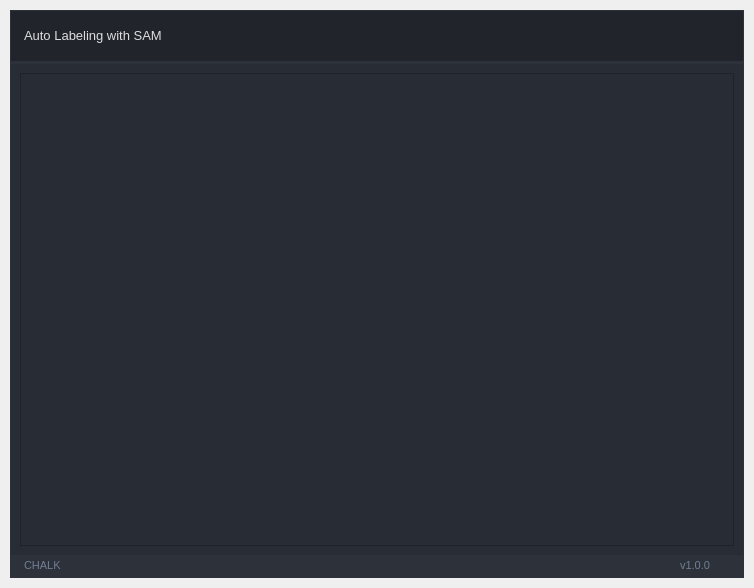
<?xml version="1.0" encoding="UTF-8"?>
<ui version="4.0">
 <author>Wanderson M. Pimenta</author>
 <class>SAMWindow</class>
 <widget class="QMainWindow" name="SAMWindow">
  <property name="geometry">
   <rect>
    <x>0</x>
    <y>0</y>
    <width>754</width>
    <height>588</height>
   </rect>
  </property>
  <property name="sizePolicy">
   <sizepolicy hsizetype="Fixed" vsizetype="Fixed">
    <horstretch>0</horstretch>
    <verstretch>0</verstretch>
   </sizepolicy>
  </property>
  <property name="minimumSize">
   <size>
    <width>300</width>
    <height>280</height>
   </size>
  </property>
  <property name="windowTitle">
   <string>MainWindow</string>
  </property>
  <widget class="QWidget" name="styleSheet">
   <property name="font">
    <font>
     <family>Segoe UI</family>
     <pointsize>10</pointsize>
     <italic>false</italic>
     <bold>false</bold>
    </font>
   </property>
   <property name="styleSheet">
    <string notr="true">/* /////////////////////////////////////////////////////////////////////////////////////////////////

SET APP STYLESHEET - FULL STYLES HERE
DARK THEME - DRACULA COLOR BASED

///////////////////////////////////////////////////////////////////////////////////////////////// */

QWidget{
	color: rgb(221, 221, 221);
	font: 10pt &quot;Segoe UI&quot;;
}

/* /////////////////////////////////////////////////////////////////////////////////////////////////
Tooltip */
QToolTip {
	color: #ffffff;
	background-color: rgba(33, 37, 43, 180);
	border: 1px solid rgb(44, 49, 58);
	background-image: none;
	background-position: left center;
    background-repeat: no-repeat;
	border: none;
	border-left: 2px solid rgb(255, 121, 198);
	text-align: left;
	padding-left: 8px;
	margin: 0px;
}

/* /////////////////////////////////////////////////////////////////////////////////////////////////
Bg App */
#bgApp {	
	background-color: rgb(40, 44, 52);
	border: 1px solid rgb(44, 49, 58);
}

/* /////////////////////////////////////////////////////////////////////////////////////////////////
Left Menu */
#leftMenuBg {	
	background-color: rgb(33, 37, 43);
}
#topLogo {
	background-color: rgb(33, 37, 43);
	background-image: url(:/images/images/images/PyDracula.png);
	background-position: centered;
	background-repeat: no-repeat;
}
#titleLeftApp { font: 63 12pt &quot;Segoe UI Semibold&quot;; }
#titleLeftDescription { font: 8pt &quot;Segoe UI&quot;; color: rgb(189, 147, 249); }

/* MENUS */
#topMenu .QPushButton {	
	background-position: left center;
    background-repeat: no-repeat;
	border: none;
	border-left: 22px solid transparent;
	background-color: transparent;
	text-align: left;
	padding-left: 44px;
}
#topMenu .QPushButton:hover {
	background-color: rgb(40, 44, 52);
}
#topMenu .QPushButton:pressed {	
	background-color: rgb(189, 147, 249);
	color: rgb(255, 255, 255);
}
#bottomMenu .QPushButton {	
	background-position: left center;
    background-repeat: no-repeat;
	border: none;
	border-left: 20px solid transparent;
	background-color:transparent;
	text-align: left;
	padding-left: 44px;
}
#bottomMenu .QPushButton:hover {
	background-color: rgb(40, 44, 52);
}
#bottomMenu .QPushButton:pressed {	
	background-color: rgb(189, 147, 249);
	color: rgb(255, 255, 255);
}
#leftMenuFrame{
	border-top: 3px solid rgb(44, 49, 58);
}

/* Toggle Button */
#toggleButton {
	background-position: left center;
    background-repeat: no-repeat;
	border: none;
	border-left: 20px solid transparent;
	background-color: rgb(37, 41, 48);
	text-align: left;
	padding-left: 44px;
	color: rgb(113, 126, 149);
}
#toggleButton:hover {
	background-color: rgb(40, 44, 52);
}
#toggleButton:pressed {
	background-color: rgb(189, 147, 249);
}

/* scrollArea */
#scrollArea {
background-color: rgb(40, 44, 52);
}

/* scrollArea */
#label {
background-color: rgb(40, 44, 52);
}

#pagesContainer{
background-color: rgb(40, 44, 52);
}

/* Title Menu */
#titleRightInfo { padding-left: 10px; }


/* /////////////////////////////////////////////////////////////////////////////////////////////////
Extra Tab */
#extraLeftBox {	
	background-color: rgb(44, 49, 58);
}
#extraTopBg{	
	background-color: rgb(189, 147, 249)
}

/* Icon */
#extraIcon {
	background-position: center;
	background-repeat: no-repeat;
	background-image: url(:/icons/images/icons/icon_settings.png);
}

/* Label */
#extraLabel { color: rgb(255, 255, 255); }

/* Btn Close */
#extraCloseColumnBtn { background-color: rgba(255, 255, 255, 0); border: none;  border-radius: 5px; }
#extraCloseColumnBtn:hover { background-color: rgb(196, 161, 249); border-style: solid; border-radius: 4px; }
#extraCloseColumnBtn:pressed { background-color: rgb(180, 141, 238); border-style: solid; border-radius: 4px; }

/* Extra Content */
#extraContent{
	border-top: 3px solid rgb(40, 44, 52);
}

/* Extra Top Menus */
#extraTopMenu .QPushButton {
background-position: left center;
    background-repeat: no-repeat;
	border: none;
	border-left: 22px solid transparent;
	background-color:transparent;
	text-align: left;
	padding-left: 44px;
}
#extraTopMenu .QPushButton:hover {
	background-color: rgb(40, 44, 52);
}
#extraTopMenu .QPushButton:pressed {	
	background-color: rgb(189, 147, 249);
	color: rgb(255, 255, 255);
}

/* /////////////////////////////////////////////////////////////////////////////////////////////////
Content App */
#contentTopBg{	
	background-color: rgb(33, 37, 43);
}
#contentBottom{
	border-top: 3px solid rgb(44, 49, 58);
}

/* Top Buttons */
#rightButtons .QPushButton { background-color: rgba(255, 255, 255, 0); border: none;  border-radius: 5px; }
#rightButtons .QPushButton:hover { background-color: rgb(44, 49, 57); border-style: solid; border-radius: 4px; }
#rightButtons .QPushButton:pressed { background-color: rgb(23, 26, 30); border-style: solid; border-radius: 4px; }

/* Theme Settings */
#extraRightBox { background-color: rgb(44, 49, 58); }
#themeSettingsTopDetail { background-color: rgb(189, 147, 249); }

/* Bottom Bar */
#bottomBar { background-color: rgb(44, 49, 58); }
#bottomBar QLabel { font-size: 11px; color: rgb(113, 126, 149); padding-left: 10px; padding-right: 10px; padding-bottom: 2px; }

/* CONTENT SETTINGS */
/* MENUS */
#contentSettings .QPushButton {	
	background-position: left center;
    background-repeat: no-repeat;
	border: none;
	border-left: 22px solid transparent;
	background-color:transparent;
	text-align: left;
	padding-left: 44px;
}
#contentSettings .QPushButton:hover {
	background-color: rgb(40, 44, 52);
}
#contentSettings .QPushButton:pressed {	
	background-color: rgb(189, 147, 249);
	color: rgb(255, 255, 255);
}

/* /////////////////////////////////////////////////////////////////////////////////////////////////
QTableWidget */
QTableWidget {	
	background-color: transparent;
	padding: 10px;
	border-radius: 5px;
	gridline-color: rgb(44, 49, 58);
	border-bottom: 1px solid rgb(44, 49, 60);
}
QTableWidget::item{
	border-color: rgb(44, 49, 60);
	padding-left: 5px;
	padding-right: 5px;
	gridline-color: rgb(44, 49, 60);
}
QTableWidget::item:selected{
	background-color: rgb(189, 147, 249);
}
QHeaderView::section{
	background-color: rgb(33, 37, 43);
	max-width: 30px;
	border: 1px solid rgb(44, 49, 58);
	border-style: none;
    border-bottom: 1px solid rgb(44, 49, 60);
    border-right: 1px solid rgb(44, 49, 60);
}
QTableWidget::horizontalHeader {	
	background-color: rgb(33, 37, 43);
}
QHeaderView::section:horizontal
{
    border: 1px solid rgb(33, 37, 43);
	background-color: rgb(33, 37, 43);
	padding: 3px;
	border-top-left-radius: 7px;
    border-top-right-radius: 7px;
}
QHeaderView::section:vertical
{
    border: 1px solid rgb(44, 49, 60);
}

/* /////////////////////////////////////////////////////////////////////////////////////////////////
LineEdit */
QLineEdit {
	background-color: rgb(33, 37, 43);
	border-radius: 5px;
	border: 2px solid rgb(33, 37, 43);
	padding-left: 10px;
	selection-color: rgb(255, 255, 255);
	selection-background-color: rgb(255, 121, 198);
}
QLineEdit:hover {
	border: 2px solid rgb(64, 71, 88);
}
QLineEdit:focus {
	border: 2px solid rgb(91, 101, 124);
}

/* /////////////////////////////////////////////////////////////////////////////////////////////////
PlainTextEdit */
QPlainTextEdit {
	background-color: rgb(27, 29, 35);
	border-radius: 5px;
	padding: 10px;
	selection-color: rgb(255, 255, 255);
	selection-background-color: rgb(255, 121, 198);
}
QPlainTextEdit  QScrollBar:vertical {
    width: 8px;
 }
QPlainTextEdit  QScrollBar:horizontal {
    height: 8px;
 }
QPlainTextEdit:hover {
	border: 2px solid rgb(64, 71, 88);
}
QPlainTextEdit:focus {
	border: 2px solid rgb(91, 101, 124);
}

/* /////////////////////////////////////////////////////////////////////////////////////////////////
ScrollBars */
QScrollBar:horizontal {
    border: none;
    background: rgb(52, 59, 72);
    height: 8px;
    margin: 0px 21px 0 21px;
	border-radius: 0px;
}
QScrollBar::handle:horizontal {
    background: rgb(189, 147, 249);
    min-width: 25px;
	border-radius: 4px
}
QScrollBar::add-line:horizontal {
    border: none;
    background: rgb(55, 63, 77);
    width: 20px;
	border-top-right-radius: 4px;
    border-bottom-right-radius: 4px;
    subcontrol-position: right;
    subcontrol-origin: margin;
}
QScrollBar::sub-line:horizontal {
    border: none;
    background: rgb(55, 63, 77);
    width: 20px;
	border-top-left-radius: 4px;
    border-bottom-left-radius: 4px;
    subcontrol-position: left;
    subcontrol-origin: margin;
}
QScrollBar::up-arrow:horizontal, QScrollBar::down-arrow:horizontal
{
     background: none;
}
QScrollBar::add-page:horizontal, QScrollBar::sub-page:horizontal
{
     background: none;
}
 QScrollBar:vertical {
	border: none;
    background: rgb(52, 59, 72);
    width: 8px;
    margin: 21px 0 21px 0;
	border-radius: 0px;
 }
 QScrollBar::handle:vertical {	
	background: rgb(189, 147, 249);
    min-height: 25px;
	border-radius: 4px
 }
 QScrollBar::add-line:vertical {
     border: none;
    background: rgb(55, 63, 77);
     height: 20px;
	border-bottom-left-radius: 4px;
    border-bottom-right-radius: 4px;
     subcontrol-position: bottom;
     subcontrol-origin: margin;
 }
 QScrollBar::sub-line:vertical {
	border: none;
    background: rgb(55, 63, 77);
     height: 20px;
	border-top-left-radius: 4px;
    border-top-right-radius: 4px;
     subcontrol-position: top;
     subcontrol-origin: margin;
 }
 QScrollBar::up-arrow:vertical, QScrollBar::down-arrow:vertical {
     background: none;
 }

 QScrollBar::add-page:vertical, QScrollBar::sub-page:vertical {
     background: none;
 }

/* /////////////////////////////////////////////////////////////////////////////////////////////////
CheckBox */
QCheckBox::indicator {
    border: 3px solid rgb(52, 59, 72);
	width: 15px;
	height: 15px;
	border-radius: 10px;
    background: rgb(44, 49, 60);
}
QCheckBox::indicator:hover {
    border: 3px solid rgb(58, 66, 81);
}
QCheckBox::indicator:checked {
    background: 3px solid rgb(52, 59, 72);
	border: 3px solid rgb(52, 59, 72);	
	background-image: url(:/icons/images/icons/cil-check-alt.png);
}

/* /////////////////////////////////////////////////////////////////////////////////////////////////
RadioButton */
QRadioButton::indicator {
    border: 3px solid rgb(52, 59, 72);
	width: 15px;
	height: 15px;
	border-radius: 10px;
    background: rgb(44, 49, 60);
}
QRadioButton::indicator:hover {
    border: 3px solid rgb(58, 66, 81);
}
QRadioButton::indicator:checked {
    background: 3px solid rgb(94, 106, 130);
	border: 3px solid rgb(52, 59, 72);	
}

/* /////////////////////////////////////////////////////////////////////////////////////////////////
ComboBox */
QComboBox{
	background-color: rgb(27, 29, 35);
	border-radius: 5px;
	border: 2px solid rgb(33, 37, 43);
	padding: 5px;
	padding-left: 10px;
}
QComboBox:hover{
	border: 2px solid rgb(64, 71, 88);
}
QComboBox::drop-down {
	subcontrol-origin: padding;
	subcontrol-position: top right;
	width: 25px; 
	border-left-width: 3px;
	border-left-color: rgba(39, 44, 54, 150);
	border-left-style: solid;
	border-top-right-radius: 3px;
	border-bottom-right-radius: 3px;	
	background-image: url(:/icons/images/icons/cil-arrow-bottom.png);
	background-position: center;
	background-repeat: no-reperat;
 }
QComboBox QAbstractItemView {
	color: rgb(255, 121, 198);	
	background-color: rgb(33, 37, 43);
	padding: 10px;
	selection-background-color: rgb(39, 44, 54);
}

/* /////////////////////////////////////////////////////////////////////////////////////////////////
Sliders */
QSlider::groove:horizontal {
    border-radius: 5px;
    height: 10px;
	margin: 0px;
	background-color: rgb(52, 59, 72);
}
QSlider::groove:horizontal:hover {
	background-color: rgb(55, 62, 76);
}
QSlider::handle:horizontal {
    background-color: rgb(189, 147, 249);
    border: none;
    height: 10px;
    width: 10px;
    margin: 0px;
	border-radius: 5px;
}
QSlider::handle:horizontal:hover {
    background-color: rgb(195, 155, 255);
}
QSlider::handle:horizontal:pressed {
    background-color: rgb(255, 121, 198);
}

QSlider::groove:vertical {
    border-radius: 5px;
    width: 10px;
    margin: 0px;
	background-color: rgb(52, 59, 72);
}
QSlider::groove:vertical:hover {
	background-color: rgb(55, 62, 76);
}
QSlider::handle:vertical {
    background-color: rgb(189, 147, 249);
	border: none;
    height: 10px;
    width: 10px;
    margin: 0px;
	border-radius: 5px;
}
QSlider::handle:vertical:hover {
    background-color: rgb(195, 155, 255);
}
QSlider::handle:vertical:pressed {
    background-color: rgb(255, 121, 198);
}

/* /////////////////////////////////////////////////////////////////////////////////////////////////
CommandLinkButton */
QCommandLinkButton {	
	color: rgb(255, 121, 198);
	border-radius: 5px;
	padding: 5px;
	color: rgb(255, 170, 255);
}
QCommandLinkButton:hover {	
	color: rgb(255, 170, 255);
	background-color: rgb(44, 49, 60);
}
QCommandLinkButton:pressed {	
	color: rgb(189, 147, 249);
	background-color: rgb(52, 58, 71);
}

/* /////////////////////////////////////////////////////////////////////////////////////////////////
Button */
#pagesContainer QPushButton {
	border: 2px solid rgb(52, 59, 72);
	border-radius: 5px;	
	background-color: rgb(52, 59, 72);
}
#pagesContainer QPushButton:hover {
	background-color: rgb(57, 65, 80);
	border: 2px solid rgb(61, 70, 86);
}
#pagesContainer QPushButton:pressed {	
	background-color: rgb(35, 40, 49);
	border: 2px solid rgb(43, 50, 61);
}

</string>
   </property>
   <layout class="QVBoxLayout" name="appMargins">
    <property name="spacing">
     <number>0</number>
    </property>
    <property name="leftMargin">
     <number>10</number>
    </property>
    <property name="topMargin">
     <number>10</number>
    </property>
    <property name="rightMargin">
     <number>10</number>
    </property>
    <property name="bottomMargin">
     <number>10</number>
    </property>
    <item>
     <widget class="QFrame" name="bgApp">
      <property name="enabled">
       <bool>true</bool>
      </property>
      <property name="sizePolicy">
       <sizepolicy hsizetype="Preferred" vsizetype="Preferred">
        <horstretch>0</horstretch>
        <verstretch>0</verstretch>
       </sizepolicy>
      </property>
      <property name="minimumSize">
       <size>
        <width>280</width>
        <height>270</height>
       </size>
      </property>
      <property name="styleSheet">
       <string notr="true"/>
      </property>
      <property name="frameShape">
       <enum>QFrame::NoFrame</enum>
      </property>
      <property name="frameShadow">
       <enum>QFrame::Raised</enum>
      </property>
      <layout class="QHBoxLayout" name="horizontalLayout_6">
       <property name="spacing">
        <number>0</number>
       </property>
       <property name="leftMargin">
        <number>0</number>
       </property>
       <property name="topMargin">
        <number>0</number>
       </property>
       <property name="rightMargin">
        <number>0</number>
       </property>
       <property name="bottomMargin">
        <number>0</number>
       </property>
       <item>
        <widget class="QFrame" name="contentBox">
         <property name="frameShape">
          <enum>QFrame::NoFrame</enum>
         </property>
         <property name="frameShadow">
          <enum>QFrame::Raised</enum>
         </property>
         <layout class="QVBoxLayout" name="verticalLayout_2">
          <property name="spacing">
           <number>0</number>
          </property>
          <property name="leftMargin">
           <number>0</number>
          </property>
          <property name="topMargin">
           <number>0</number>
          </property>
          <property name="rightMargin">
           <number>0</number>
          </property>
          <property name="bottomMargin">
           <number>0</number>
          </property>
          <item>
           <widget class="QFrame" name="contentTopBg">
            <property name="minimumSize">
             <size>
              <width>0</width>
              <height>50</height>
             </size>
            </property>
            <property name="maximumSize">
             <size>
              <width>16777215</width>
              <height>50</height>
             </size>
            </property>
            <property name="frameShape">
             <enum>QFrame::NoFrame</enum>
            </property>
            <property name="frameShadow">
             <enum>QFrame::Raised</enum>
            </property>
            <layout class="QHBoxLayout" name="horizontalLayout">
             <property name="spacing">
              <number>0</number>
             </property>
             <property name="leftMargin">
              <number>0</number>
             </property>
             <property name="topMargin">
              <number>0</number>
             </property>
             <property name="rightMargin">
              <number>10</number>
             </property>
             <property name="bottomMargin">
              <number>0</number>
             </property>
             <item>
              <widget class="QFrame" name="leftBox">
               <property name="sizePolicy">
                <sizepolicy hsizetype="Expanding" vsizetype="Preferred">
                 <horstretch>0</horstretch>
                 <verstretch>0</verstretch>
                </sizepolicy>
               </property>
               <property name="frameShape">
                <enum>QFrame::NoFrame</enum>
               </property>
               <property name="frameShadow">
                <enum>QFrame::Raised</enum>
               </property>
               <layout class="QHBoxLayout" name="horizontalLayout_3">
                <property name="spacing">
                 <number>0</number>
                </property>
                <property name="leftMargin">
                 <number>0</number>
                </property>
                <property name="topMargin">
                 <number>0</number>
                </property>
                <property name="rightMargin">
                 <number>0</number>
                </property>
                <property name="bottomMargin">
                 <number>0</number>
                </property>
                <item>
                 <widget class="QLabel" name="titleRightInfo">
                  <property name="sizePolicy">
                   <sizepolicy hsizetype="Preferred" vsizetype="Expanding">
                    <horstretch>0</horstretch>
                    <verstretch>0</verstretch>
                   </sizepolicy>
                  </property>
                  <property name="maximumSize">
                   <size>
                    <width>16777215</width>
                    <height>45</height>
                   </size>
                  </property>
                  <property name="font">
                   <font>
                    <family>Segoe UI</family>
                    <pointsize>10</pointsize>
                    <italic>false</italic>
                    <bold>false</bold>
                   </font>
                  </property>
                  <property name="text">
                   <string>&lt;html&gt;&lt;head/&gt;&lt;body&gt;&lt;p&gt;Auto Labeling with SAM &lt;/p&gt;&lt;/body&gt;&lt;/html&gt;</string>
                  </property>
                  <property name="alignment">
                   <set>Qt::AlignLeading|Qt::AlignLeft|Qt::AlignVCenter</set>
                  </property>
                 </widget>
                </item>
               </layout>
              </widget>
             </item>
             <item alignment="Qt::AlignRight">
              <widget class="QFrame" name="rightButtons">
               <property name="minimumSize">
                <size>
                 <width>0</width>
                 <height>28</height>
                </size>
               </property>
               <property name="frameShape">
                <enum>QFrame::NoFrame</enum>
               </property>
               <property name="frameShadow">
                <enum>QFrame::Raised</enum>
               </property>
               <layout class="QHBoxLayout" name="horizontalLayout_2">
                <property name="spacing">
                 <number>5</number>
                </property>
                <property name="leftMargin">
                 <number>0</number>
                </property>
                <property name="topMargin">
                 <number>0</number>
                </property>
                <property name="rightMargin">
                 <number>0</number>
                </property>
                <property name="bottomMargin">
                 <number>0</number>
                </property>
                <item>
                 <widget class="QPushButton" name="minimizeAppBtn">
                  <property name="minimumSize">
                   <size>
                    <width>28</width>
                    <height>28</height>
                   </size>
                  </property>
                  <property name="maximumSize">
                   <size>
                    <width>28</width>
                    <height>28</height>
                   </size>
                  </property>
                  <property name="cursor">
                   <cursorShape>PointingHandCursor</cursorShape>
                  </property>
                  <property name="toolTip">
                   <string>Minimize</string>
                  </property>
                  <property name="text">
                   <string/>
                  </property>
                  <property name="icon">
                   <iconset resource="../resources.qrc">
                    <normaloff>:/icons/images/icons/icon_minimize.png</normaloff>:/icons/images/icons/icon_minimize.png</iconset>
                  </property>
                  <property name="iconSize">
                   <size>
                    <width>20</width>
                    <height>20</height>
                   </size>
                  </property>
                 </widget>
                </item>
                <item>
                 <widget class="QPushButton" name="maximizeRestoreAppBtn">
                  <property name="minimumSize">
                   <size>
                    <width>28</width>
                    <height>28</height>
                   </size>
                  </property>
                  <property name="maximumSize">
                   <size>
                    <width>28</width>
                    <height>28</height>
                   </size>
                  </property>
                  <property name="font">
                   <font>
                    <family>Segoe UI</family>
                    <pointsize>10</pointsize>
                    <italic>false</italic>
                    <bold>false</bold>
                    <stylestrategy>PreferDefault</stylestrategy>
                   </font>
                  </property>
                  <property name="cursor">
                   <cursorShape>PointingHandCursor</cursorShape>
                  </property>
                  <property name="toolTip">
                   <string>Maximize</string>
                  </property>
                  <property name="styleSheet">
                   <string notr="true"/>
                  </property>
                  <property name="text">
                   <string/>
                  </property>
                  <property name="icon">
                   <iconset resource="../resources.qrc">
                    <normaloff>:/icons/images/icons/icon_maximize.png</normaloff>:/icons/images/icons/icon_maximize.png</iconset>
                  </property>
                  <property name="iconSize">
                   <size>
                    <width>20</width>
                    <height>20</height>
                   </size>
                  </property>
                 </widget>
                </item>
                <item>
                 <widget class="QPushButton" name="closeAppBtn">
                  <property name="minimumSize">
                   <size>
                    <width>28</width>
                    <height>28</height>
                   </size>
                  </property>
                  <property name="maximumSize">
                   <size>
                    <width>28</width>
                    <height>28</height>
                   </size>
                  </property>
                  <property name="cursor">
                   <cursorShape>PointingHandCursor</cursorShape>
                  </property>
                  <property name="toolTip">
                   <string>Close</string>
                  </property>
                  <property name="text">
                   <string/>
                  </property>
                  <property name="icon">
                   <iconset resource="../resources.qrc">
                    <normaloff>:/icons/images/icons/icon_close.png</normaloff>:/icons/images/icons/icon_close.png</iconset>
                  </property>
                  <property name="iconSize">
                   <size>
                    <width>20</width>
                    <height>20</height>
                   </size>
                  </property>
                 </widget>
                </item>
               </layout>
              </widget>
             </item>
            </layout>
           </widget>
          </item>
          <item>
           <widget class="QFrame" name="contentBottom">
            <property name="frameShape">
             <enum>QFrame::NoFrame</enum>
            </property>
            <property name="frameShadow">
             <enum>QFrame::Raised</enum>
            </property>
            <layout class="QVBoxLayout" name="verticalLayout_6">
             <property name="spacing">
              <number>0</number>
             </property>
             <property name="leftMargin">
              <number>0</number>
             </property>
             <property name="topMargin">
              <number>0</number>
             </property>
             <property name="rightMargin">
              <number>0</number>
             </property>
             <property name="bottomMargin">
              <number>0</number>
             </property>
             <item>
              <widget class="QFrame" name="content">
               <property name="styleSheet">
                <string notr="true">background-color: {rgb(33, 37, 43)};</string>
               </property>
               <property name="frameShape">
                <enum>QFrame::NoFrame</enum>
               </property>
               <property name="frameShadow">
                <enum>QFrame::Raised</enum>
               </property>
               <layout class="QHBoxLayout" name="horizontalLayout_4">
                <property name="spacing">
                 <number>0</number>
                </property>
                <property name="leftMargin">
                 <number>0</number>
                </property>
                <property name="topMargin">
                 <number>0</number>
                </property>
                <property name="rightMargin">
                 <number>0</number>
                </property>
                <property name="bottomMargin">
                 <number>0</number>
                </property>
                <item>
                 <widget class="QFrame" name="pagesContainer">
                  <property name="styleSheet">
                   <string notr="true">background-color: rgb(40, 44, 52);
</string>
                  </property>
                  <property name="frameShape">
                   <enum>QFrame::NoFrame</enum>
                  </property>
                  <property name="frameShadow">
                   <enum>QFrame::Sunken</enum>
                  </property>
                  <property name="lineWidth">
                   <number>0</number>
                  </property>
                  <layout class="QGridLayout" name="gridLayout">
                   <property name="leftMargin">
                    <number>9</number>
                   </property>
                   <property name="topMargin">
                    <number>9</number>
                   </property>
                   <property name="rightMargin">
                    <number>9</number>
                   </property>
                   <property name="bottomMargin">
                    <number>9</number>
                   </property>
                   <item row="0" column="0">
                    <widget class="QScrollArea" name="scrollArea">
                     <property name="autoFillBackground">
                      <bool>false</bool>
                     </property>
                     <property name="styleSheet">
                      <string notr="true"/>
                     </property>
                     <property name="frameShape">
                      <enum>QFrame::NoFrame</enum>
                     </property>
                     <property name="frameShadow">
                      <enum>QFrame::Plain</enum>
                     </property>
                     <property name="lineWidth">
                      <number>0</number>
                     </property>
                     <property name="widgetResizable">
                      <bool>true</bool>
                     </property>
                     <widget class="QWidget" name="scrollAreaWidgetContents_3">
                      <property name="geometry">
                       <rect>
                        <x>0</x>
                        <y>0</y>
                        <width>714</width>
                        <height>473</height>
                       </rect>
                      </property>
                      <property name="styleSheet">
                       <string notr="true">background-color: {rgb(33, 37, 43)};</string>
                      </property>
                      <layout class="QGridLayout" name="gridLayout_2">
                       <property name="leftMargin">
                        <number>0</number>
                       </property>
                       <property name="topMargin">
                        <number>0</number>
                       </property>
                       <property name="rightMargin">
                        <number>0</number>
                       </property>
                       <property name="bottomMargin">
                        <number>0</number>
                       </property>
                       <property name="spacing">
                        <number>0</number>
                       </property>
                       <item row="0" column="0">
                        <widget class="QGraphicsView" name="graphicsView"/>
                       </item>
                      </layout>
                     </widget>
                    </widget>
                   </item>
                  </layout>
                 </widget>
                </item>
               </layout>
              </widget>
             </item>
             <item>
              <widget class="QFrame" name="bottomBar">
               <property name="minimumSize">
                <size>
                 <width>0</width>
                 <height>22</height>
                </size>
               </property>
               <property name="maximumSize">
                <size>
                 <width>16777215</width>
                 <height>22</height>
                </size>
               </property>
               <property name="frameShape">
                <enum>QFrame::NoFrame</enum>
               </property>
               <property name="frameShadow">
                <enum>QFrame::Raised</enum>
               </property>
               <layout class="QHBoxLayout" name="horizontalLayout_5">
                <property name="spacing">
                 <number>0</number>
                </property>
                <property name="leftMargin">
                 <number>0</number>
                </property>
                <property name="topMargin">
                 <number>0</number>
                </property>
                <property name="rightMargin">
                 <number>0</number>
                </property>
                <property name="bottomMargin">
                 <number>0</number>
                </property>
                <item>
                 <widget class="QLabel" name="creditsLabel">
                  <property name="maximumSize">
                   <size>
                    <width>16777215</width>
                    <height>16</height>
                   </size>
                  </property>
                  <property name="font">
                   <font>
                    <family>Segoe UI</family>
                    <pointsize>-1</pointsize>
                    <italic>false</italic>
                    <bold>false</bold>
                   </font>
                  </property>
                  <property name="text">
                   <string>CHALK</string>
                  </property>
                  <property name="alignment">
                   <set>Qt::AlignLeading|Qt::AlignLeft|Qt::AlignVCenter</set>
                  </property>
                 </widget>
                </item>
                <item>
                 <widget class="QLabel" name="version">
                  <property name="text">
                   <string>v1.0.0</string>
                  </property>
                  <property name="alignment">
                   <set>Qt::AlignRight|Qt::AlignTrailing|Qt::AlignVCenter</set>
                  </property>
                 </widget>
                </item>
                <item>
                 <widget class="QFrame" name="frame_size_grip">
                  <property name="minimumSize">
                   <size>
                    <width>20</width>
                    <height>0</height>
                   </size>
                  </property>
                  <property name="maximumSize">
                   <size>
                    <width>20</width>
                    <height>16777215</height>
                   </size>
                  </property>
                  <property name="frameShape">
                   <enum>QFrame::NoFrame</enum>
                  </property>
                  <property name="frameShadow">
                   <enum>QFrame::Raised</enum>
                  </property>
                 </widget>
                </item>
               </layout>
              </widget>
             </item>
            </layout>
           </widget>
          </item>
         </layout>
        </widget>
       </item>
      </layout>
     </widget>
    </item>
   </layout>
  </widget>
 </widget>
 <resources>
  <include location="../resources.qrc"/>
 </resources>
 <connections/>
</ui>
